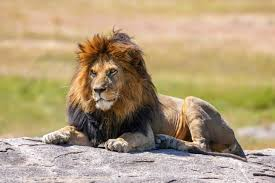
#> input picture images/lion1.jpg, 275 x 183 px
$ jupyter execute module_2_high_level_vector_matrix.ipynb
#> lines starting #> are read from the running program, lines starting #| are printed output that depends on the picture
[cell 1]
import numpy as np
import cv2
import matplotlib.pyplot as plt

[cell 2]
img = cv2.imread('./images/lion1.jpg')
#> img is the input picture: shape (183, 275, 3); mean B, G, R 124, 157.4, 177.8
plt.imshow(img[:,:,::-1])

[cell 3]
vector = np.array([0.072, 0.715, 0.213])

[cell 4]
grayscale = img.dot(vector)
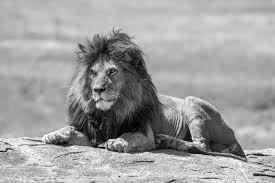
#> grayscale: shape (183, 275) float64; min 0, max 253.2, mean 159.4
plt.imshow(grayscale, cmap='gray')


$ run again, with images/lion2.jpg copied over images/lion1.jpg
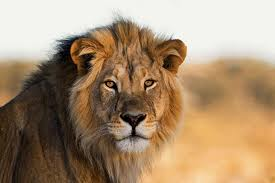
#> input picture images/lion2.jpg, 275 x 183 px
#> img is the input picture: shape (183, 275, 3); mean B, G, R 113.3, 141.8, 167
#> `grayscale = img.dot(vector)`:
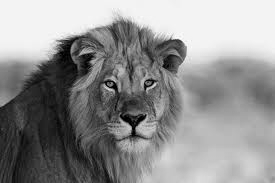
#> grayscale: shape (183, 275) float64; min 0, max 254.4, mean 145.1
